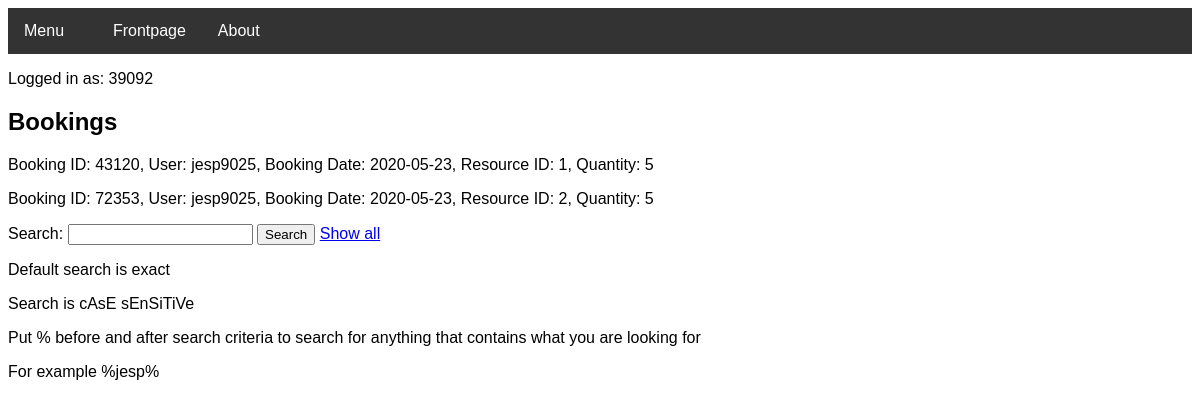
Before: /bookings (signed in) with the older database file.
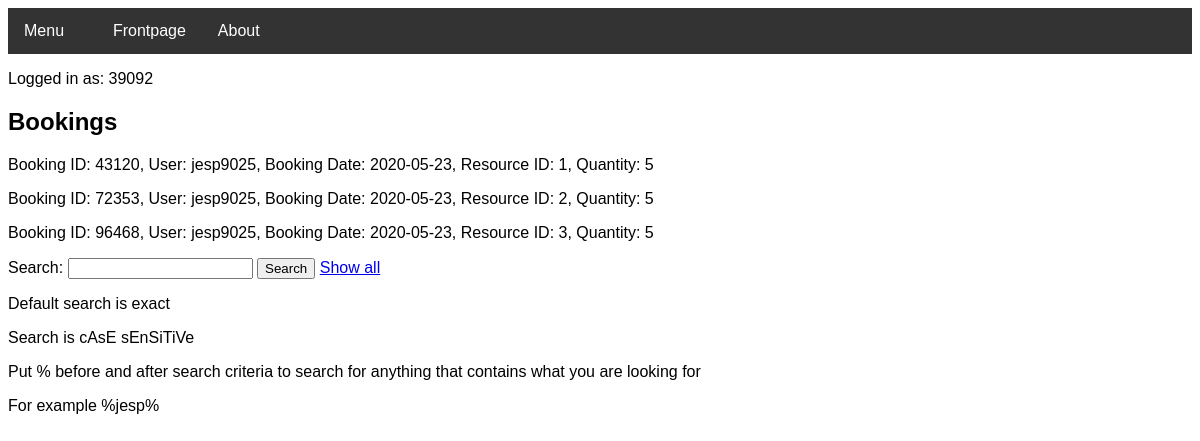
After: the same page with the newer database file.
### tables this page shows
CREATE TABLE Booking (booking_id INTEGER PRIMARY KEY UNIQUE, booking_user_username STRING REFERENCES User (user_username), booking_start DATE NOT NULL, booking_resource_id INTEGER, booking_resource_quantity INTEGER);

### routes.py (the view)
@app.route("/bookings", methods=['GET', 'POST'])
def bookings():
    if "name" not in session:
        return redirect(url_for("login"))
    booking.deleteOldBookings()
    lst = booking.readBooking()
    if request.method == 'POST':
        search=request.form['search']
        lst = booking.readBookingSearch(search)
        return render_template("bookings.html", data=lst, username=session['name'])
    return render_template("bookings.html", data=lst, username=session['name'])

### Project.py (called while the page is built)
    def readBooking(self):
        c = self.conn.cursor()
        c.execute("SELECT 'Booking ID:', booking_id, 'User:', booking_user_username, 'Booking Date:', booking_start, 'Resource ID:', booking_resource_id, 'Quantity:', booking_resource_quantity FROM Booking;")
        lst = c.fetchall()
        c.close()
        return lst

### templates/bookings.html (shortened to what this page needs)
<!DOCTYPE html>
<head>
<link rel="stylesheet" href="../static/theme.css">
<link rel="stylesheet" type="text/css" href="../static/barstyle.css" title="style"/>
</head>
<body>
<div class="navbar">
  <div class="dropdown">
    <button class="dropbtn">Menu
      <i class="fa fa-caret-down"></i>
    </button>
  </div>
  <a href="welcome">Frontpage</a>
  <a href="about">About</a>
</div>
</body>
<p>Logged in as: {{ username }}</p>
<div class="container">
<h2>Bookings</h2>
<body>
   {%for value in data%}
    <p>{{value | replace("(", "") | replace(")", "") | replace(":", "=") | replace("'", "") | replace("=,", ":")}}</p>
   {%endfor%}
  </body>
  <div class="container">
    <form action="" method="post" role="form"autocomplete="off">
      <label for="search">Search:</label>
      <input type="search" class="form-control" id="search" name="search" required>
      <button type="submit" class="btn btn-success">Search</button>
      <a href="bookings">Show all</a>
      </form>
      <p>Default search is exact</p>
      <p>Search is cAsE sEnSiTiVe</p>
      <p>Put % before and after search criteria to search for anything that contains what you are looking for</p>
      <p>For example %jesp%</p>
  </div>

Changed rows visible on the page:
added Booking: value "Booking ID: 96468, User: jesp9025, Booking Date: 2020-05-23, Resource ID: 3, Quantity: 5"
